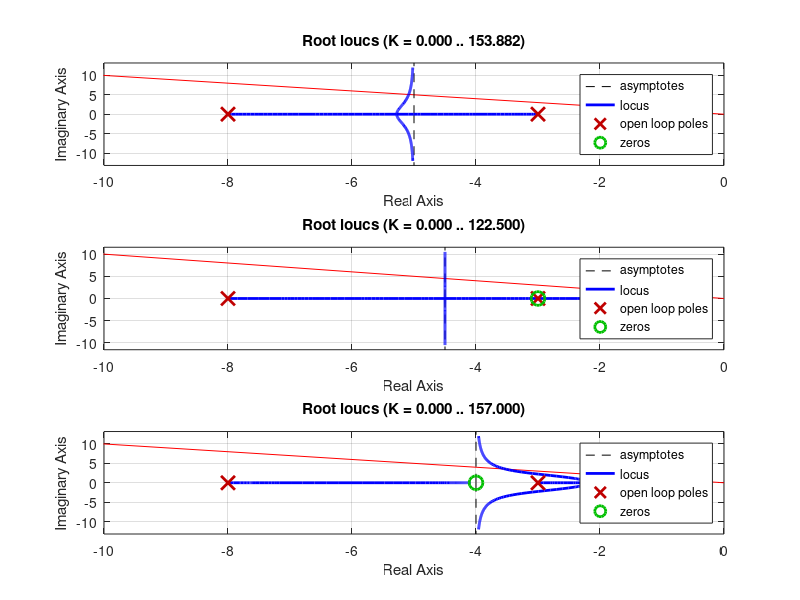

MATLAB code to generate this figure:
a=1; for i=-2:-1:-4
subplot(3, 1, a); plot([0, -100], [0, 100], 'r'); hold on;
rlocus(zpk([i], [-8,-3, -1], 1)); 
a=a+1; xlim([-10, 0])
end